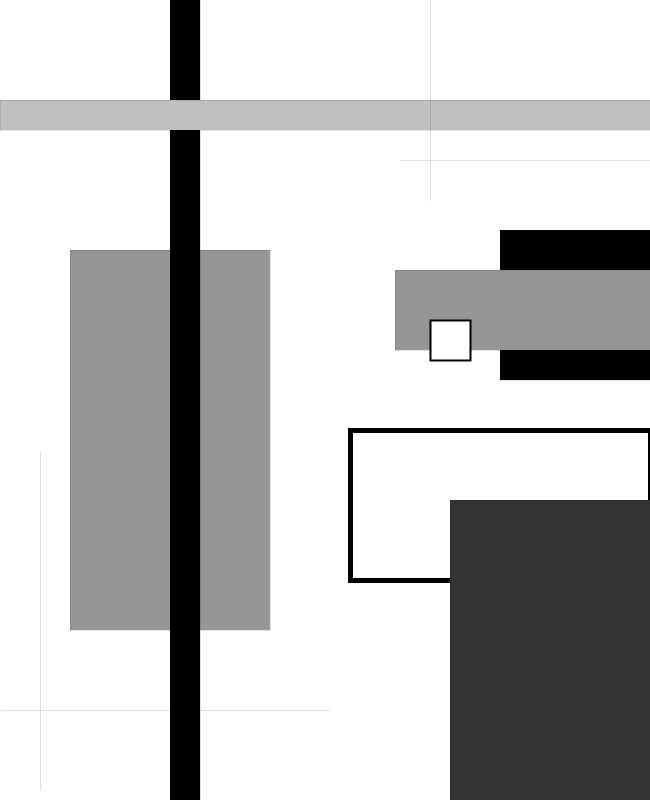
Frame 1 (no input)
Frame 60 (the mouse pressed at the canvas centre just before this capture): identical to frame 1, image omitted
Frame 120 (the mouse held since frame 60 and released just before this capture): identical to frame 1, image omitted

The Processing sketch that drew this single still picture (run headless with seeded random() and noise(); from frame 60 on, the mouse is pressed at the canvas centre):

// Processing sketch: KalianiBoden
// ── KalianiBoden.pde
/**
  Assignment: MakeChap3
  Student: Kaliani Boden
  Pasadena City College, Fall 2024
  Course Name: DMA60 Creative Coding
  Prof. George McKinney
  Project Description: lines/rectangles/squares/greyscale/recreated an old art piece of mine
  Last Modified: September 17, 2024
  */

void setup() {
    size(650, 800);
   //strokeWeight(30);
}    
void draw() {
background(255,255,255); //white

strokeWeight(0);
fill(150,150,150); //grey
rect(70, 250, 200, 380); //big rectangle
strokeWeight(0);

fill(0,0,0); //black
rect(170,0,30,height); //vertical line
strokeWeight(0);

fill(192,192,192);//light grey
rect(0,100,width,30); //horizontal line

strokeWeight(5);//border of rectangle
fill(255,255,255);//white
rect(350, 430, 300, 150); //lower big rectangle

strokeWeight(0);
fill(51,51,51);//dark grey
rect(450, 500, 300, 600); //lower big rectangle
strokeWeight(0);

line(900,160,400,160); //top horizontal line

line(430,200,430,height-800); //top vertical line

line(330,710,0,710); //bottom horizontal line

line(40,450,40,height-10); //bottom vertical line



fill(0,0,0); //black
square(500,230,150); //black square

strokeWeight(0);
fill(150,150,150);//grey
rect(395, 270, 480, 80); //rectangle layered on square

strokeWeight(2);//border of square
fill(255,255,255); //white
square(430,320,40); //white square


}

 

  
